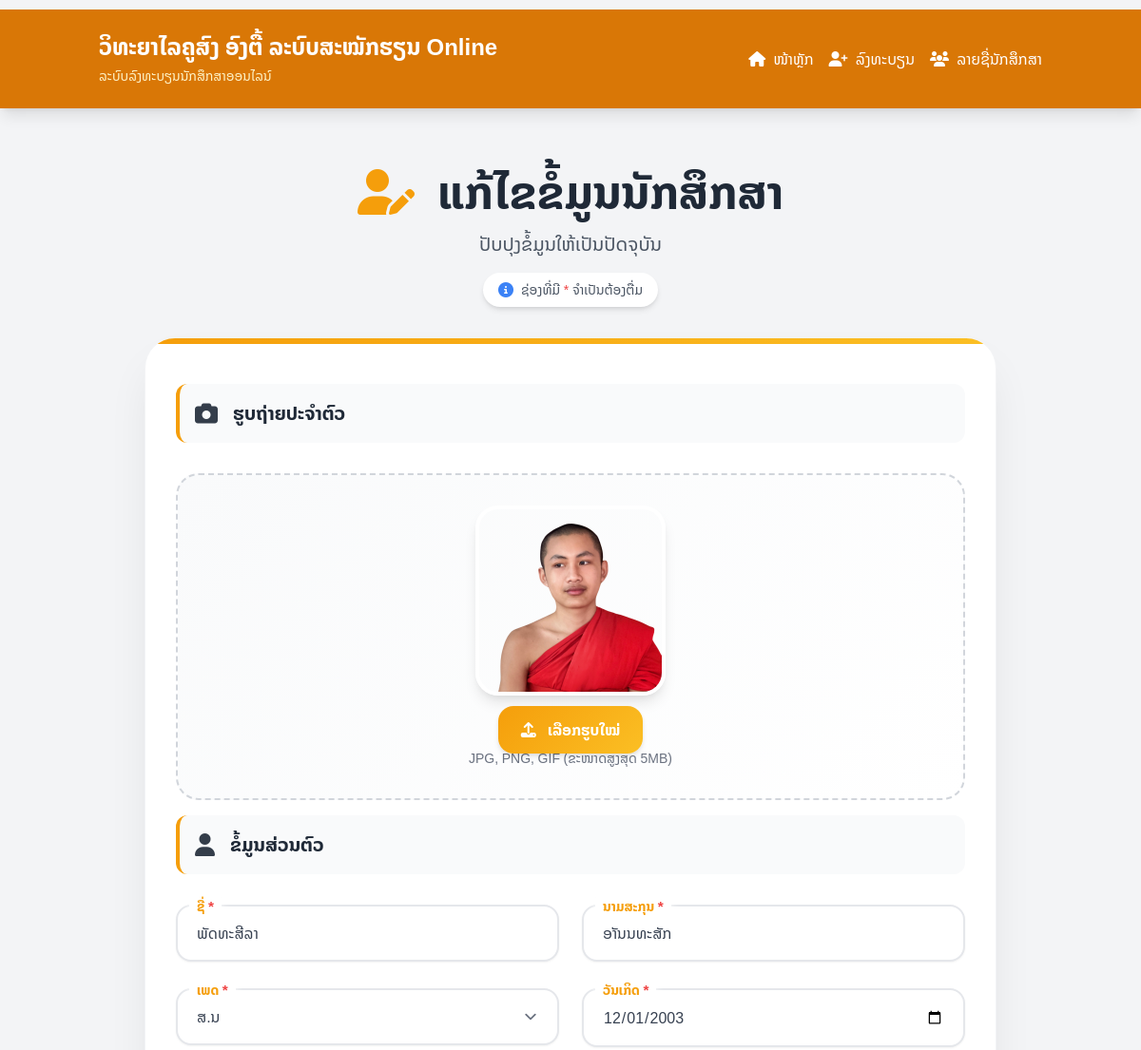
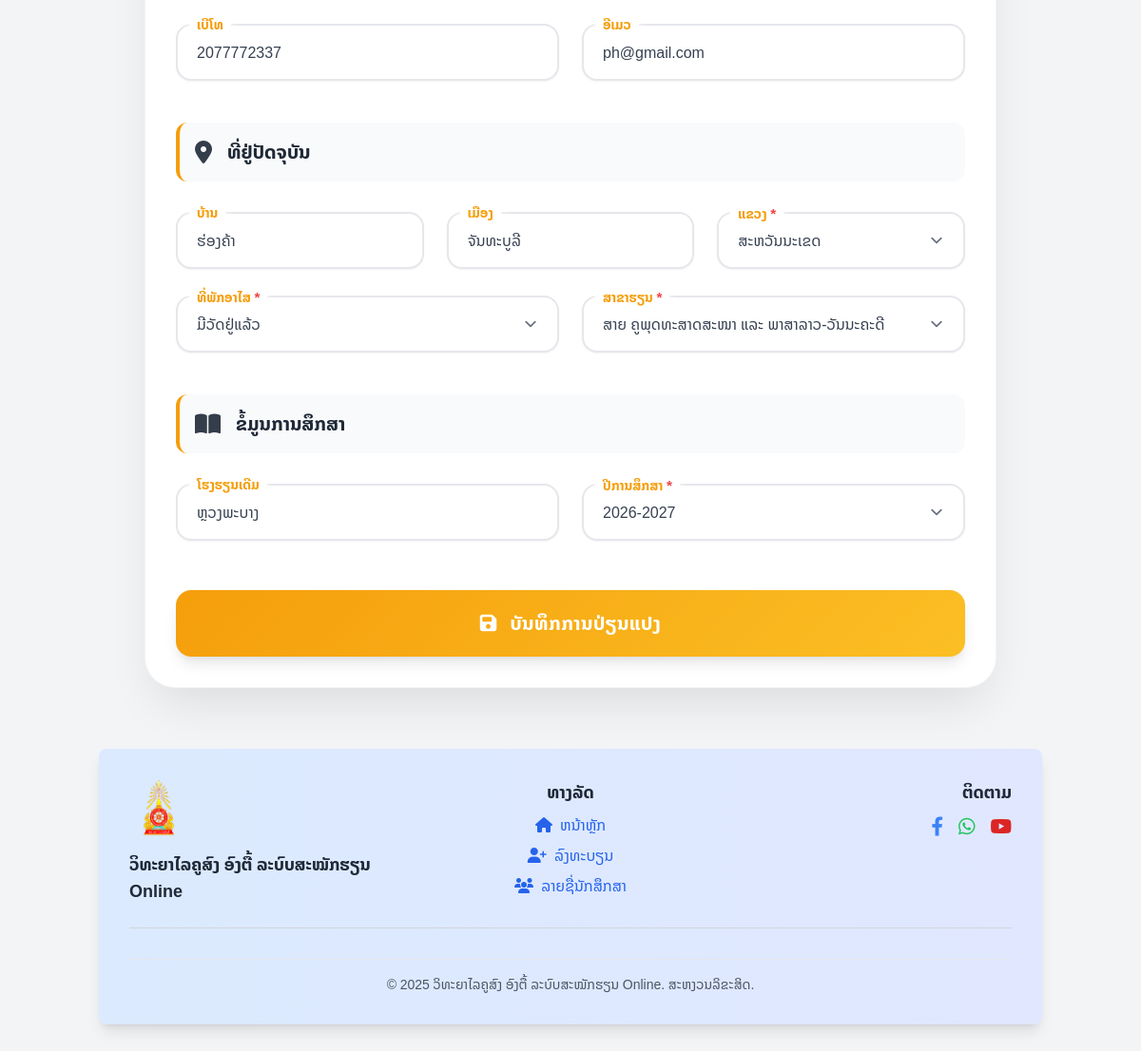
/index.php?page=student-edit&id=48, run on the app's committed database (2 pictures, top to bottom).
### tables this page shows
CREATE TABLE `students` (
  `id` int(11) NOT NULL,
  `first_name` varchar(100) NOT NULL,
  `last_name` varchar(100) NOT NULL,
  `gender` enum('ພຣະ','ສ.ນ','ຊາຍ','ຍິງ','ອຶ່ນໆ') NOT NULL,
  `dob` date NOT NULL,
  `email` varchar(100) DEFAULT NULL,
  `phone` varchar(20) DEFAULT NULL,
  `village` varchar(100) DEFAULT NULL,
  `district` varchar(100) DEFAULT NULL,
  `province` varchar(100) DEFAULT NULL,
  `accommodation_type` enum('ຫາວັດໃຫ້','ມີວັດຢູ່ແລ້ວ') DEFAULT 'ມີວັດຢູ່ແລ້ວ',
  `photo` varchar(255) DEFAULT NULL,
  `registered_at` datetime DEFAULT current_timestamp(),
  `created_at` timestamp NOT NULL DEFAULT current_timestamp(),
  `major_id` int(11) DEFAULT NULL,
  `academic_year_id` int(11) DEFAULT NULL,
  `previous_school` varchar(255) DEFAULT NULL
);

CREATE TABLE `majors` (
  `id` int(11) NOT NULL,
  `name` varchar(100) NOT NULL,
  `code` varchar(10) DEFAULT NULL,
  `description` text DEFAULT NULL
);

CREATE TABLE `academic_years` (
  `id` int(11) NOT NULL,
  `year` varchar(9) NOT NULL
);

### src/classes/Student.php (called while the page is built, shortened)
<?php
class Student {
    private $conn;
    public function __construct($db) {
        $this->conn = $db;
    }
    public function readOne($id) {
        try {
            $query = "SELECT * FROM students WHERE id = :id LIMIT 0,1";
            $stmt = $this->conn->prepare($query);
            $stmt->bindParam(':id', $id, PDO::PARAM_INT);
            $stmt->execute();
            $row = $stmt->fetch(PDO::FETCH_ASSOC);
            if ($row) {
                return $row;
            }
            return false;
        } catch (PDOException $e) {
            error_log("Database error in Student::readOne(): " . $e->getMessage());
            return false;
        }
    }
    public function getAllAcademicYears() {
        $query = "SELECT id, year FROM academic_years ORDER BY year DESC";
        $stmt = $this->conn->prepare($query);
        $stmt->execute();
        return $stmt->fetchAll(PDO::FETCH_ASSOC);
    }
}
?>

### src/classes/Major.php (called while the page is built, shortened)
<?php
class Major {
    private $conn;
    private $table_name = "majors";
    public function __construct($db) {
        $this->conn = $db;
    }
    public function readAll() {
        try {
            $query = "SELECT id, name, description FROM " . $this->table_name . " ORDER BY name";
            $stmt = $this->conn->prepare($query);
            $stmt->execute();
            return $stmt->fetchAll(PDO::FETCH_ASSOC);
        } catch (PDOException $e) {
            error_log("Database error in Major::readAll(): " . $e->getMessage());
            return [];
        }
    }
}
?>

### src/classes/AcademicYear.php (called while the page is built, shortened)
<?php
class AcademicYear {
    private $conn;
    private $table_name = "academic_years";
    public function __construct($db) {
        $this->conn = $db;
    }
    public function readAll() {
        try {
            $query = "SELECT * FROM " . $this->table_name . " ORDER BY year DESC";
            $stmt = $this->conn->prepare($query);
            $stmt->execute();
            return $stmt->fetchAll();
        } catch (PDOException $e) {
            error_log("Database error in AcademicYear::readAll(): " . $e->getMessage());
            return [];
        }
    }
}
?>

### templates/student-edit.php (the view, shortened to what this page needs)
<?php
require_once BASE_PATH . '/src/classes/Student.php';
require_once BASE_PATH . '/src/classes/Major.php';
require_once BASE_PATH . '/src/classes/AcademicYear.php';
$student_id = (int)$_GET['id'];
$student = new Student($db);
$studentData = $student->readOne($student_id);
$majorObj = new Major($db);
$majors = $majorObj->readAll();
$yearObj = new AcademicYear($db);
$academicYears = $yearObj->readAll();
?>
<body class="bg-gradient-to-br from-amber-50 via-orange-50 to-yellow-50 min-h-screen">
    <div class="container mx-auto px-4 py-8">
        <div class="max-w-4xl mx-auto">
            <div class="text-center mb-8">
                <h1 class="text-4xl md:text-5xl font-bold text-gray-800 mb-4">
                    <i class="fas fa-user-edit text-amber-500 mr-3"></i>
                    ແກ້ໄຂຂໍ້ມູນນັກສຶກສາ
                </h1>
                <p class="text-gray-600 text-lg md:text-xl">ປັບປຸງຂໍ້ມູນໃຫ້ເປັນປັດຈຸບັນ</p>
                <div class="mt-4 inline-flex items-center px-4 py-2 bg-white rounded-full shadow-md">
                    <i class="fas fa-info-circle text-blue-500 mr-2"></i>
                    <span class="text-sm text-gray-600">ຊ່ອງທີ່ມີ <span class="text-red-500">*</span> ຈຳເປັນຕ້ອງຕື່ມ</span>
                </div>
            </div>
            <div class="form-card">
                <div class="p-6 md:p-8">
                    <form action="<?= BASE_URL ?>index.php?page=student-edit&action=update" method="POST" enctype="multipart/form-data" id="editForm">
                        <div class="form-section">
                            <div class="section-header">
                                <i class="fas fa-camera"></i>
                                ຮູບຖ່າຍປະຈຳຕົວ
                            </div>
                            <div class="photo-upload-area">
                                <?php if (!empty($studentData['photo']) && file_exists(BASE_PATH . "/public/uploads/photos/" . $studentData['photo'])): ?>
                                    <img src="<?= BASE_URL ?>public/uploads/photos/<?= htmlspecialchars($studentData['photo']) ?>"
                                         alt="ຮູບນັກສຶກສາ"
                                         id="photo-preview"
                                         class="current-photo">
                                <?php endif; ?>
                                <div class="text-center">
                                    <label class="file-upload-btn">
                                        <i class="fas fa-upload mr-2"></i>
                                        ເລືອກຮູບໃໝ່
                                    </label>
                                    <p class="text-sm text-gray-500 mt-2">JPG, PNG, GIF (ຂະໜາດສູງສຸດ 5MB)</p>
                                </div>
                            </div>
                        </div>
                        <div class="form-section">
                            <div class="section-header">
                                <i class="fas fa-user"></i>
                                ຂໍ້ມູນສ່ວນຕົວ
                            </div>
                            <div class="grid grid-cols-1 md:grid-cols-2 gap-6">
                                <div class="input-group">
                                    <input type="text" name="first_name" id="first_name" required
                                           value="<?= htmlspecialchars($studentData['first_name']) ?>" placeholder=" ">
                                    <label for="first_name">ຊື່ <span class="required-asterisk">*</span></label>
                                </div>
                                <div class="input-group">
                                    <input type="text" name="last_name" id="last_name" required
                                           value="<?= htmlspecialchars($studentData['last_name']) ?>" placeholder=" ">
                                    <label for="last_name">ນາມສະກຸນ <span class="required-asterisk">*</span></label>
                                </div>
                            </div>
                            <div class="grid grid-cols-1 md:grid-cols-2 gap-6">
                                <div class="input-group">
                                    <select name="gender" id="gender" required>
                                        <option value="ສ.ນ" <?= $studentData['gender'] === 'ສ.ນ' ? 'selected' : '' ?>>ສ.ນ</option>
                                    </select>
                                    <label for="gender">ເພດ <span class="required-asterisk">*</span></label>
                                </div>
                                <div class="input-group">
                                    <input type="date" name="dob" id="dob" required
                                           value="<?= htmlspecialchars($studentData['dob']) ?>">
                                    <label for="dob">ວັນເກິດ <span class="required-asterisk">*</span></label>
                                </div>
                            </div>
                            <div class="grid grid-cols-1 md:grid-cols-2 gap-6">
                                <div class="input-group">
                                    <input type="tel" name="phone" id="phone"
                                           value="<?= htmlspecialchars($studentData['phone'] ?? '') ?>" placeholder=" ">
                                    <label for="phone">ເບີໂທ</label>
                                </div>
                                <div class="input-group">
                                    <input type="email" name="email" id="email"
                                           value="<?= htmlspecialchars($studentData['email'] ?? '') ?>" placeholder=" ">
                                    <label for="email">ອີເມວ</label>
                                </div>
                            </div>
                        </div>
                        <div class="form-section">
                            <div class="section-header">
                                <i class="fas fa-map-marker-alt"></i>
                                ທີ່ຢູ່ປັດຈຸບັນ
                            </div>
                            <div class="grid grid-cols-1 md:grid-cols-3 gap-6">
                                <div class="input-group">
                                    <input type="text" name="village" id="village"
                                           value="<?= htmlspecialchars($studentData['village'] ?? '') ?>" placeholder=" ">
                                    <label for="village">ບ້ານ</label>
                                </div>
                                <div class="input-group">
                                    <input type="text" name="district" id="district"
                                           value="<?= htmlspecialchars($studentData['district'] ?? '') ?>" placeholder=" ">
                                    <label for="district">ເມືອງ</label>
                                </div>
                                <div class="input-group">
                                    <select name="province" id="province" required>
                                        <option value="ສະຫວັນນະເຂດ" <?= ($studentData['province'] ?? '') === 'ສະຫວັນນະເຂດ' ? 'selected' : '' ?>>ສະຫວັນນະເຂດ</option>
                                    </select>
                                    <label for="province">ແຂວງ <span class="required-asterisk">*</span></label>
                                </div>
                            </div>
                            <div class="grid grid-cols-1 md:grid-cols-2 gap-6">
                                <div class="input-group">
                                    <select name="accommodation_type" id="accommodation_type" required>
                                        <option value="ມີວັດຢູ່ແລ້ວ" <?= $studentData['accommodation_type'] === 'ມີວັດຢູ່ແລ້ວ' ? 'selected' : '' ?>>ມີວັດຢູ່ແລ້ວ</option>
                                    </select>
                                    <label for="accommodation_type">ທີ່ພັກອາໄສ <span class="required-asterisk">*</span></label>
                                </div>
                                <div class="input-group">
                                    <select name="major_id" id="major_id" required>
                                        <?php foreach ($majors as $major): ?>
                                            <option value="<?= $major['id'] ?>" <?= $studentData['major_id'] == $major['id'] ? 'selected' : '' ?>>
                                                <?= htmlspecialchars($major['name']) ?>
                                            </option>
                                        <?php endforeach; ?>
                                    </select>
                                    <label for="major_id">ສາຂາຮຽນ <span class="required-asterisk">*</span></label>
                                </div>
                            </div>
                        </div>
                        <div class="form-section">
                            <div class="section-header">
                                <i class="fas fa-book-open"></i>
                                ຂໍ້ມູນການສຶກສາ
                            </div>
                            <div class="grid grid-cols-1 md:grid-cols-2 gap-6">
                                <div class="input-group">
                                    <input type="text" name="previous_school" id="previous_school"
                                        value="<?= htmlspecialchars($studentData['previous_school'] ?? '') ?>"
                                        placeholder=" ">
                                    <label for="previous_school">ໂຮງຮຽນເດີມ</label>
                                </div>
                                <div class="input-group">
                                    <select name="academic_year_id" id="academic_year_id" required>
                                        <?php foreach ($academicYears as $year): ?>
                                            <option value="<?= $year['id'] ?>" <?= $studentData['academic_year_id'] == $year['id'] ? 'selected' : '' ?>>
                                                <?= htmlspecialchars($year['year']) ?>
                                            </option>
                                        <?php endforeach; ?>
                                    </select>
                                    <label for="academic_year_id">ປີການສຶກສາ <span class="required-asterisk">*</span></label>
                                </div>
                            </div>
                        </div>
                        <div class="flex justify-end mt-6">
                            <button type="submit" name="update" class="submit-btn">
                                <i class="fas fa-save mr-2"></i>
                                ບັນທຶກການປ່ຽນແປງ
                            </button>
                        </div>
                    </form>
                </div>
            </div>
        </div>
    </div>
</body>

### public/assets/css/student-detail.css (style rules this page uses)
:root { --primary-color: #f59e0b; --primary-light: #fbbf24; --primary-dark: #d97706; --secondary-color: #6366f1; --success-color: #10b981; --error-color: #ef4444; --warning-color: #f59e0b; --gray-50: #f9fafb; --gray-100: #f3f4f6; --gray-200: #e5e7eb; --gray-300: #d1d5db; --gray-400: #9ca3af; --gray-500: #6b7280; --gray-600: #4b5563; --gray-700: #374151; --gray-800: #1f2937; --gray-900: #111827; --shadow-sm: 0 1px 2px 0 rgba(0, 0, 0, 0.05); --shadow-md: 0 4px 6px -1px rgba(0, 0, 0, 0.1), 0 2px 4px -1px rgba(0, 0, 0, 0.06); --shadow-lg: 0 10px 15px -3px rgba(0, 0, 0, 0.1), 0 4px 6px -2px rgba(0, 0, 0, 0.05); --shadow-xl: 0 20px 25px -5px rgba(0, 0, 0, 0.1), 0 10px 10px -5px rgba(0, 0, 0, 0.04); }
.section-header { display: flex; align-items: center; margin-bottom: 2rem; margin-top: 1rem; padding: 1rem; background: var(--gray-50); border-radius: 0.75rem; border-left: 4px solid var(--primary-color); color: var(--gray-800); font-weight: 700; font-size: 1.25rem; position: relative; overflow: hidden; }
.section-header i { margin-right: 1rem; font-size: 1.5rem; opacity: 0.9; }

### templates/components/header.php (style rules this page uses)
* { font-family: 'Noto Sans Lao', sans-serif; }

### data on the page
students: photo (picture), first_name "ພັດທະສີລາ", last_name "ອາັນນທະສັກ", gender "ສ.ນ", dob "12/01/2003", phone "2077772337", email "ph@gmail.com", village "ຮ່ອງຄ້າ", district "ຈັນທະບູລີ", province "ສະຫວັນນະເຂດ", accommodation_type "ມີວັດຢູ່ແລ້ວ", major_id "ສາຍ ຄູພຸດທະສາດສະໜາ ແລະ ພາສາລາວ-ວັນນະຄະດີ", previous_school "ຫຼວງພະບາງ", academic_year_id "2026-2027"

### other printed values
SITE_NAME "ວິທະຍາໄລຄູສົງ ອົງຕື້ ລະບົບສະໝັກຮຽນ Online"
